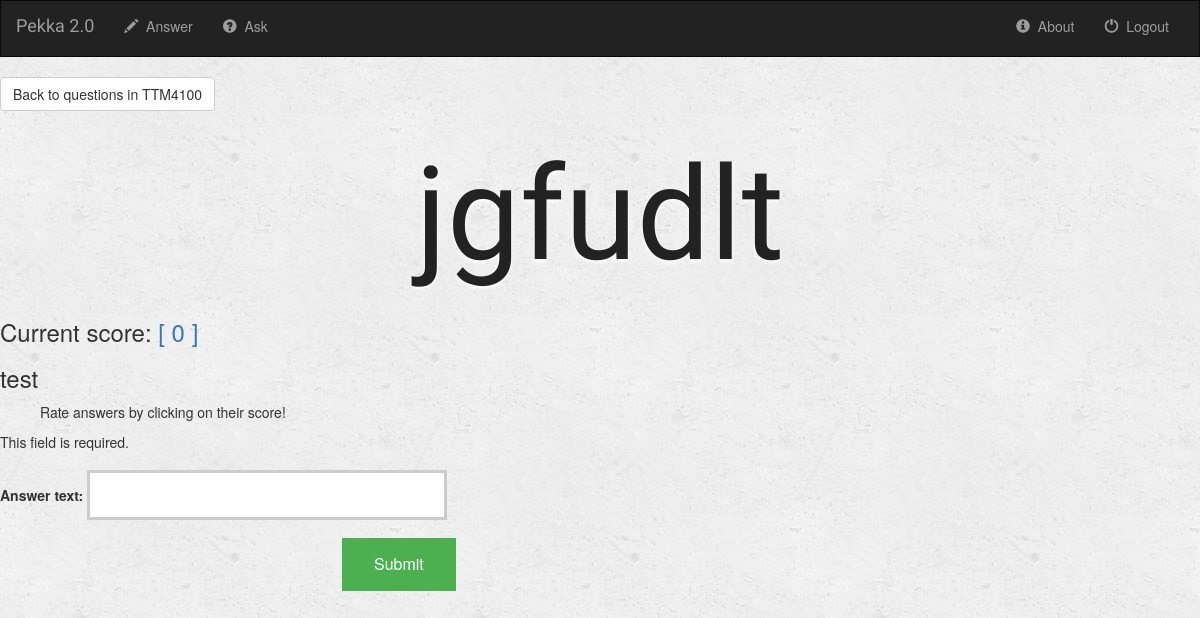
The page /pekka/1/ on the database its author committed.
### pekka/models.py (models this page shows, shortened)
class Question(models.Model):
    author = models.ForeignKey(User, default=1)
    question_title = models.CharField(max_length=100)
    question_content = models.CharField(max_length=2000)
    is_answered = models.BooleanField(default=False)
    sub_code = models.CharField(max_length=10)
    ask_time = models.DateTimeField(default='2017-4-17T09:21:31+0000')
    def get_score(self):
        up = QuestionVotes.objects.filter(question=self, val=+1)
        down = QuestionVotes.objects.filter(question=self, val=-1)
        res = up.count()-down.count()
        return res

### pekka/views.py (the view, shortened to what this page needs)
# urls.py: url(r'^(?P<question_id>[0-9]+)/$', views.detail, name='detail'),
def detail(request, question_id):
    try:
        question = Question.objects.get(pk=question_id)
        answers = question.answer_set.all()
        score = question.get_score()
        form = AnswerForm(request.POST)
    except Question.DoesNotExist:
        raise Http404("Question does not exist")
    return render(request, 'html_pages/detail.html', {'score': score,
                                                      'question_title': question.question_title,
                                                      'question_content': question.question_content,
                                                      'sub_code': question.sub_code,
                                                      'answers': answers,
                                                      'form': form
                                                      })

### pekka/forms.py
class AnswerForm(forms.Form):
    answer_text = forms.CharField(help_text="")
    class Meta:
        model = Question
        fields = 'answer_text'

### pekka/templates/html_pages/detail.html (shortened to what this page needs)
{% extends 'html_pages/base.html' %}
{% block body %}
    <div>
        <a class="btn btn-default" href="/{{sub_code}}_a">Back to questions in {{sub_code}}</a>
        <h1>{{question_title}}</h1>
        <h3>Current score: <a href="vote_question/" method="post"> [ {{score}} ]</a></h3>
        <h3>{{question_content}}</h3>
        <ul>
            <p style="font-size:14px">Rate answers by clicking on their score!</p>
        </ul>
        <form role="form" action="" method="post">
            {{ form.as_p }}
            <button type="submit">Submit</button>
        </form>
    </div>
{% endblock %}

### pekka/static/elements/style.css (style rules this page uses)
body { background: white url("images/background.png"); }
ul.errorlist { padding-left: 0; }
ul.errorlist > li { list-style: none; }
h1 { color: #222; font-family: 'Satisfy', cursive; font-size: 130px; font-weight: normal; line-height: 48px; margin-top:80px; text-align: center; text-shadow: 0px 2px 4px #fff; margin-bottom:80px; }
button { background-color: #4CAF50; border: none; color: white; padding: 15px 32px; margin-left: 28.5%; text-align: center; text-decoration: none; display: inline-block; font-size: 16px; }
input[type=text] { width: 30%; padding: 12px 20px; margin: 8px 0; box-sizing: border-box; border: 3px solid #ccc; -webkit-transition: 0.5s; transition: 0.5s; outline: none; }
li { counter-increment: item; margin-bottom: 5px; }
li:before { margin-right: 10px; content: counter(item); background: green; border-radius: 100%; color: white; width: 1.2em; text-align: center; display: inline-block; }
div li:before { background: none; content: none; }

### rows shown on the page
Question: sub_code "TTM4100", question_title "jgfudlt", question_content "test"

### other values the page prints
{{ score }} "0"
